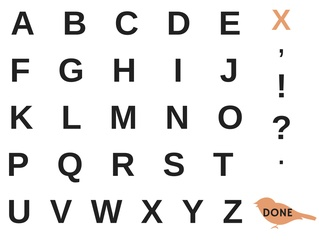
#> input picture letterboard_layouts/alpha-letterboard.jpg, 319 x 246 px, shrunk from 2200 x 1698 before the run
$ python board_visualizer.py
#> lines starting #> are read from the running program, lines starting #| are printed output that depends on the picture
# %%
import matplotlib.pyplot as plt
import matplotlib.image as mpimg
import numpy as np

# region helpers
x_range = (-0.1397, 0.1397)
y_range = (-0.1078446, 0.1078446)


def visualize_img(path):
#> called with path = 'alpha-letterboard.jpg'
  image = mpimg.imread(path)
#> image is the input picture: shape (246, 319, 3); mean R, G, B 235.5, 234.7, 234.2
  # image = mpimg.imread('pink-board.jpeg')

  # Major ticks every 2 units
  x_major_ticks = np.arange(-0.1397, 0.1398, 0.004)
  # Minor ticks every 0.5 units
  y_minor_ticks = np.arange(-0.1078446, 0.1078447, 0.004)

  _, ax = plt.subplots()

  ax.set_xlim(x_range)
  ax.set_ylim(y_range)

  ax.axhline(0, color='black', linewidth=1.0)  # Horizontal line (y = 0)
  ax.axvline(0, color='black', linewidth=1.0)  # Vertical line (x = 0)

  # ax.set_aspect('equal', adjustable='box')
  ax.set_xticks(x_major_ticks)
  ax.set_yticks(y_minor_ticks)

  ax.grid(True, which='major', linestyle='-',
          linewidth=0.8, color='black')  # Major grid
  ax.grid(True, which='minor', linestyle='--', linewidth=0.5,
          color='gray', alpha=0.7)  # Minor grid

  ax.imshow(image, extent=x_range + y_range,
            origin='upper', alpha=0.6, cmap='gray')
  plt.setp(ax.get_xticklabels(), rotation=90)

  plt.show()
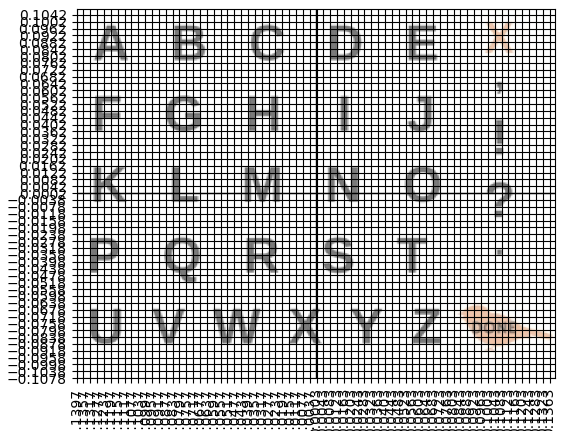
#> figure drawn by matplotlib, 1 panel


def visualize_estimates(positions_letterboard):
  positions_2d = [{'Character': p['Character'], 'x': p['position']
                   [0], 'y': p['position'][2]} for p in positions_letterboard]
  _, ax = plt.subplots()
  ax.set_xlim(x_range)
  ax.set_ylim(y_range)

  x_major_ticks = np.arange(-0.1397, 0.1398, 0.02)
  y_minor_ticks = np.arange(-0.1078446, 0.1078447, 0.02)

  ax.set_xticks(x_major_ticks)
  ax.set_yticks(y_minor_ticks)
  plt.setp(ax.get_xticklabels(), rotation=90)

  # ax.grid(True, linestyle='--', alpha=0.5)

  for pos in positions_2d:
    ax.text(pos['x'], pos['y'], pos['Character'], fontsize=25,
            ha='center', va='center', color='blue')
    # Plot the positions as points


  plt.show()
# endregion


# region Estimates_HardCoded
positions_pinkboard = [
    {'Character': 'A', 'position': [-0.0877, 0, 0.0802]},
    {'Character': 'B', 'position': [-0.0437, 0, 0.0802]},
    {'Character': 'C', 'position': [0.003, 0, 0.0802]},
    {'Character': 'D', 'position': [0.0443, 0, 0.0802]},
    {'Character': 'E', 'position': [0.0843, 0, 0.0802]},

    {'Character': 'F', 'position': [-0.0877, 0, 0.0442]},
    {'Character': 'G', 'position': [-0.0437, 0, 0.0442]},
    {'Character': 'H', 'position': [0.003, 0, 0.0442]},
    {'Character': 'I', 'position': [0.0443, 0, 0.0442]},
    {'Character': 'J', 'position': [0.0843, 0, 0.0442]},

    {'Character': 'K', 'position': [-0.0877, 0, 0.0042]},
    {'Character': 'L', 'position': [-0.0437, 0, 0.0042]},
    {'Character': 'M', 'position': [0.003, 0, 0.0042]},
    {'Character': 'N', 'position': [0.0443, 0, 0.0042]},
    {'Character': 'O', 'position': [0.0843, 0, 0.0042]},

    {'Character': 'P', 'position': [-0.0877, 0, -0.0398]},
    {'Character': 'Q', 'position': [-0.0437, 0, -0.0398]},
    {'Character': 'R', 'position': [0.003, 0, -0.0398]},
    {'Character': 'S', 'position': [0.0443, 0, -0.0398]},
    {'Character': 'T', 'position': [0.0843, 0, -0.0398]},

    {'Character': 'U', 'position': [-0.0877, 0, -0.0758]},
    {'Character': 'V', 'position': [-0.0557, 0, -0.0758]},
    {'Character': 'W', 'position': [-0.0157, 0, -0.0758]},
    {'Character': 'X', 'position': [0.0203, 0, -0.0758]},
    {'Character': 'Y', 'position': [0.0523, 0, -0.0758]},
    {'Character': 'Z', 'position': [0.0843, 0, -0.0758]},
]

positions_alphaboard = [
    {'Character': 'A', 'position': [-0.1197, 0, 0.0882]},
    {'Character': 'B', 'position': [-0.0717, 0, 0.0882]},
    {'Character': 'C', 'position': [-0.0317, 0, 0.0882]},
    {'Character': 'D', 'position': [0.0163, 0, 0.0882]},
    {'Character': 'E', 'position': [0.0603, 0, 0.0882]},
    {'Character': '*', 'position': [0.1063, 0, 0.0922]},
    {'Character': 'F', 'position': [-0.1197, 0, 0.0470]},
    {'Character': 'G', 'position': [-0.0717, 0, 0.0470]},
    {'Character': 'H', 'position': [-0.0317, 0, 0.0470]},
    {'Character': 'I', 'position': [0.0163, 0, 0.0470]},
    {'Character': 'J', 'position': [0.0603, 0, 0.0470]},
    {'Character': ',', 'position': [0.1063, 0, 0.0642]},
    {'Character': 'K', 'position': [-0.1197, 0, 0.0042]},
    {'Character': 'L', 'position': [-0.0717, 0, 0.0042]},
    {'Character': 'M', 'position': [-0.0317, 0, 0.0042]},
    {'Character': 'N', 'position': [0.0163, 0, 0.0042]},
    {'Character': 'O', 'position': [0.0603, 0, 0.0042]},
    {'Character': '!', 'position': [0.1063, 0, 0.0362]},
    {'Character': 'P', 'position': [-0.1197, 0, -0.0358]},
    {'Character': 'Q', 'position': [-0.0717, 0, -0.0358]},
    {'Character': 'R', 'position': [-0.0317, 0, -0.0358]},
    {'Character': 'S', 'position': [0.0163, 0, -0.0358]},
    {'Character': 'T', 'position': [0.0563, 0, -0.0358]},
    {'Character': '?', 'position': [0.1063, 0, -0.0020]},
    {'Character': '.', 'position': [0.1063, 0, -0.0358]},
    {'Character': 'U', 'position': [-0.1197, 0, -0.0758]},
    {'Character': 'V', 'position': [-0.0867, 0, -0.0758]},
    {'Character': 'W', 'position': [-0.0477, 0, -0.0758]},
    {'Character': 'X', 'position': [-0.0077, 0, -0.0758]},
    {'Character': 'Y', 'position': [0.0283, 0, -0.0758]},
    {'Character': 'Z', 'position': [0.0603, 0, -0.0758]},
    {'Character': 'Done', 'position': [0.1043, 0, -0.0798]},
]
# endregion

if __name__ == '__main__':
  visualize_img('alpha-letterboard.jpg')
  visualize_estimates(positions_alphaboard)

  visualize_img('pink-board.jpeg')
#> call 2 of visualize_img, with path = 'pink-board.jpeg'
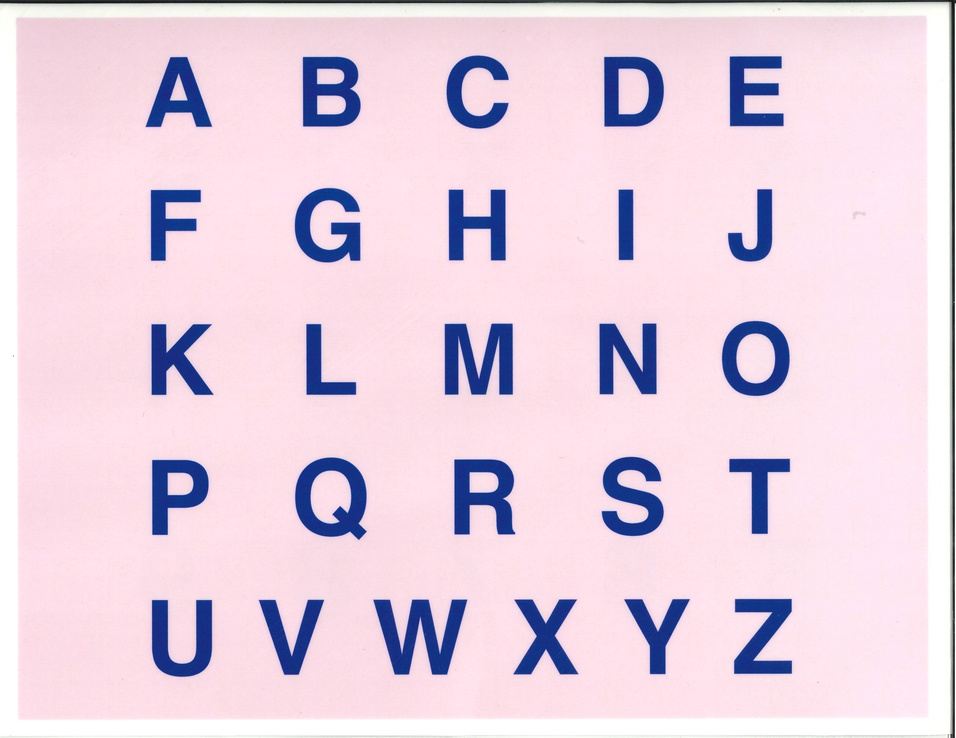
#> input picture letterboard_layouts/pink-board.jpeg, 956 x 738 px, shrunk from 6600 x 5100 before the run
#> in visualize_img, image is the input picture: shape (738, 956, 3); mean R, G, B 230.1, 209.2, 224.8
#> in visualize_img (call 2), `plt.show()`:
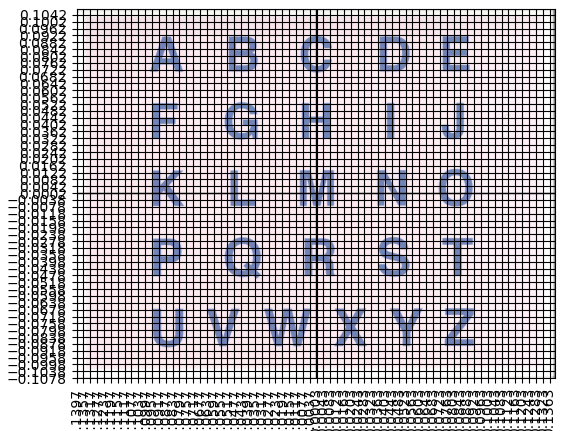
#> figure drawn by matplotlib, 1 panel
  visualize_estimates(positions_pinkboard)
